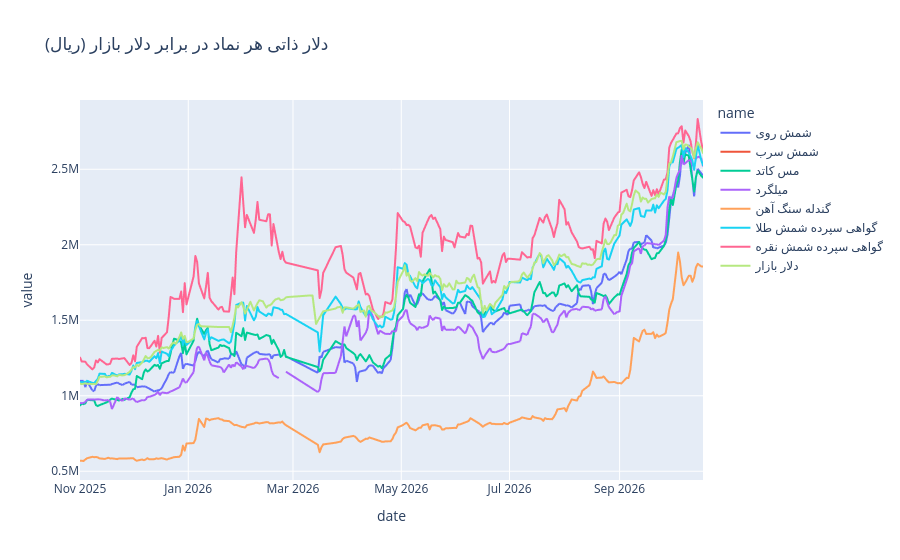
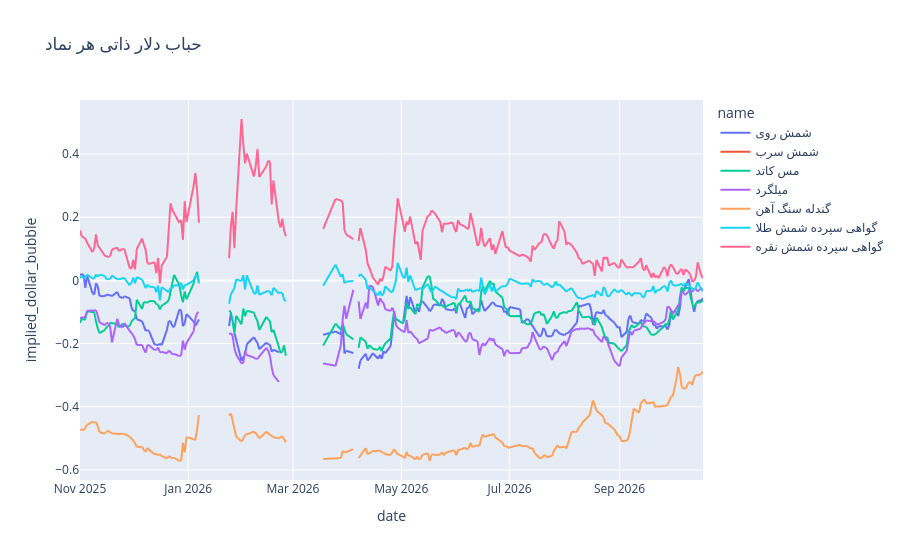

The notebook cell these images were saved under, in order:
### Code cell
import numpy as np

panel["implied_dollar"] = panel["mabna_close_price"] / (panel["global_price"] * panel["global_units_per_cert"])
panel["implied_dollar_bubble"] = (panel["implied_dollar"] / panel["dollar"]) - 1

# ---- بررسی سلامت واحد/مرجع ----
# دلار ذاتی باید هممرتبه با دلار بازار باشد (نسبت ≈ ۱). نسبت خیلی کم یا زیاد یعنی خطای واحد/ضریب
# (مثلاً گواهی طلا ۰٫۱ گرم است و اگر ۱ گرم فرض شود نسبت ≈ ۰٫۱ میشود) یا مرجع جهانی نامناسب (مثل HRC برای میلگرد).
_ok = panel.dropna(subset=["implied_dollar", "dollar"]).sort_values("date")
sanity = (_ok.assign(ratio=_ok["implied_dollar"] / _ok["dollar"])
          .groupby("name")
          .agg(rows=("ratio", "size"), median_ratio=("ratio", "median"), last_ratio=("ratio", "last"),
               last_implied=("implied_dollar", "last"), last_market=("dollar", "last"))
          .round(2))
sanity["flag"] = np.where((sanity["median_ratio"] < 0.4) | (sanity["median_ratio"] > 2.5), "⚠ واحد/مرجع را چک کن", "")
display(sanity)


def _show(fig, name):
    try:
        fig.show()
    except ValueError as e:          # nbformat نصب نیست
        fig.write_html(f"{name}.html"); print(f"نمودار در {name}.html ذخیره شد:", e)


# دلار ذاتی هر نماد در کنار دلار بازار (ریال)
_lines = pd.concat([
    panel[["date", "name", "implied_dollar"]].rename(columns={"implied_dollar": "value"}),
    dollar.assign(name="دلار بازار").rename(columns={"dollar": "value"})[["date", "name", "value"]],
])
_show(px.line(_lines, x="date", y="value", color="name", title="دلار ذاتی هر نماد در برابر دلار بازار (ریال)"), "implied_dollar")
_show(px.line(panel, x="date", y="implied_dollar_bubble", color="name", title="حباب دلار ذاتی هر نماد"), "implied_dollar_bubble")

### Figure 1 — Plotly figure (JSON) as saved in the notebook; plotly's stock layout.template omitted (floating-point values rounded to 4 significant figures; data arrays with more than 128 entries replaced by an {"elided": "..."} marker saying what was removed)
{"data": [{"hovertemplate": "name=شمش روی<br>date=%{x}<br>value=%{y}<extra></extra>", "legendgroup": "شمش روی", "line": {"color": "#636efa", "dash": "solid"}, "marker": {"symbol": "circle"}, "mode": "lines", "name": "شمش روی", "showlegend": true, "type": "scattergl", "x": {"elided": "225 str values"}, "xaxis": "x", "y": {"elided": "225 float values"}, "yaxis": "y"}, {"hovertemplate": "name=شمش سرب<br>date=%{x}<br>value=%{y}<extra></extra>", "legendgroup": "شمش سرب", "line": {"color": "#EF553B", "dash": "solid"}, "marker": {"symbol": "circle"}, "mode": "lines", "name": "شمش سرب", "showlegend": true, "type": "scattergl", "x": ["2026-07-11T00:00:00.000000000", "2026-07-12T00:00:00.000000000", "2026-07-13T00:00:00.000000000", "2026-07-14T00:00:00.000000000", "2026-07-15T00:00:00.000000000", "2026-07-18T00:00:00.000000000", "2026-07-19T00:00:00.000000000", "2026-07-20T00:00:00.000000000", "2026-07-21T00:00:00.000000000", "2026-07-22T00:00:00.000000000", "2026-07-25T00:00:00.000000000", "2026-07-26T00:00:00.000000000", "2026-07-27T00:00:00.000000000", "2026-07-28T00:00:00.000000000", "2026-07-29T00:00:00.000000000", "2026-08-01T00:00:00.000000000", "2026-08-02T00:00:00.000000000", "2026-08-03T00:00:00.000000000", "2026-08-05T00:00:00.000000000", "2026-08-08T00:00:00.000000000", "2026-08-09T00:00:00.000000000", "2026-08-10T00:00:00.000000000", "2026-08-11T00:00:00.000000000", "2026-08-15T00:00:00.000000000", "2026-08-16T00:00:00.000000000", "2026-08-17T00:00:00.000000000", "2026-08-18T00:00:00.000000000", "2026-08-19T00:00:00.000000000", "2026-08-22T00:00:00.000000000", "2026-08-23T00:00:00.000000000", "2026-08-24T00:00:00.000000000", "2026-08-25T00:00:00.000000000", "2026-08-26T00:00:00.000000000", "2026-08-29T00:00:00.000000000", "2026-08-31T00:00:00.000000000", "2026-09-01T00:00:00.000000000", "2026-09-02T00:00:00.000000000", "2026-09-05T00:00:00.000000000", "2026-09-06T00:00:00.000000000", "2026-09-07T00:00:00.000000000", "2026-09-08T00:00:00.000000000", "2026-09-09T00:00:00.000000000", "2026-09-12T00:00:00.000000000", "2026-09-13T00:00:00.000000000", "2026-09-14T00:00:00.000000000", "2026-09-15T00:00:00.000000000", "2026-09-16T00:00:00.000000000", "2026-09-19T00:00:00.000000000", "2026-09-20T00:00:00.000000000", "2026-09-21T00:00:00.000000000", "2026-09-22T00:00:00.000000000", "2026-09-23T00:00:00.000000000", "2026-09-26T00:00:00.000000000", "2026-09-27T00:00:00.000000000", "2026-09-28T00:00:00.000000000", "2026-09-29T00:00:00.000000000", "2026-09-30T00:00:00.000000000", "2026-10-01T00:00:00.000000000", "2026-10-03T00:00:00.000000000", "2026-10-04T00:00:00.000000000", "2026-10-05T00:00:00.000000000", "2026-10-06T00:00:00.000000000", "2026-10-07T00:00:00.000000000", "2026-10-08T00:00:00.000000000", "2026-10-10T00:00:00.000000000", "2026-10-11T00:00:00.000000000", "2026-10-12T00:00:00.000000000", "2026-10-13T00:00:00.000000000", "2026-10-14T00:00:00.000000000", "2026-10-15T00:00:00.000000000", "2026-10-17T00:00:00.000000000", "2026-10-18T00:00:00.000000000"], "xaxis": "x", "y": [NaN, NaN, NaN, NaN, NaN, NaN, NaN, NaN, NaN, NaN, NaN, NaN, NaN, NaN, NaN, NaN, NaN, NaN, NaN, NaN, NaN, NaN, NaN, NaN, NaN, NaN, NaN, NaN, NaN, NaN, NaN, NaN, NaN, NaN, NaN, NaN, NaN, NaN, NaN, NaN, NaN, NaN, NaN, NaN, NaN, NaN, NaN, NaN, NaN, NaN, NaN, NaN, NaN, NaN, NaN, NaN, NaN, NaN, NaN, NaN, NaN, NaN, NaN, NaN, NaN, NaN, NaN, NaN, NaN, NaN, NaN, NaN], "yaxis": "y"}, {"hovertemplate": "name=مس کاتد<br>date=%{x}<br>value=%{y}<extra></extra>", "legendgroup": "مس کاتد", "line": {"color": "#00cc96", "dash": "solid"}, "marker": {"symbol": "circle"}, "mode": "lines", "name": "مس کاتد", "showlegend": true, "type": "scattergl", "x": {"elided": "225 str values"}, "xaxis": "x", "y": {"elided": "225 float values"}, "yaxis": "y"}, {"hovertemplate": "name=میلگرد<br>date=%{x}<br>value=%{y}<extra></extra>", "legendgroup": "میلگرد", "line": {"color": "#ab63fa", "dash": "solid"}, "marker": {"symbol": "circle"}, "mode": "lines", "name": "میلگرد", "showlegend": true, "type": "scattergl", "x": {"elided": "225 str values"}, "xaxis": "x", "y": {"elided": "225 float values"}, "yaxis": "y"}, {"hovertemplate": "name=گندله سنگ آهن<br>date=%{x}<br>value=%{y}<extra></extra>", "legendgroup": "گندله سنگ آهن", "line": {"color": "#FFA15A", "dash": "solid"}, "marker": {"symbol": "circle"}, "mode": "lines", "name": "گندله سنگ آهن", "showlegend": true, "type": "scattergl", "x": {"elided": "225 str values"}, "xaxis": "x", "y": {"elided": "225 float values"}, "yaxis": "y"}, {"hovertemplate": "name=گواهی سپرده شمش طلا<br>date=%{x}<br>value=%{y}<extra></extra>", "legendgroup": "گواهی سپرده شمش طلا", "line": {"color": "#19d3f3", "dash": "solid"}, "marker": {"symbol": "circle"}, "mode": "lines", "name": "گواهی سپرده شمش طلا", "showlegend": true, "type": "scattergl", "x": {"elided": "225 str values"}, "xaxis": "x", "y": {"elided": "225 float values"}, "yaxis": "y"}, {"hovertemplate": "name=گواهی سپرده شمش نقره<br>date=%{x}<br>value=%{y}<extra></extra>", "legendgroup": "گواهی سپرده شمش نقره", "line": {"color": "#FF6692", "dash": "solid"}, "marker": {"symbol": "circle"}, "mode": "lines", "name": "گواهی سپرده شمش نقره", "showlegend": true, "type": "scattergl", "x": {"elided": "225 str values"}, "xaxis": "x", "y": {"elided": "225 float values"}, "yaxis": "y"}, {"hovertemplate": "name=دلار بازار<br>date=%{x}<br>value=%{y}<extra></extra>", "legendgroup": "دلار بازار", "line": {"color": "#B6E880", "dash": "solid"}, "marker": {"symbol": "circle"}, "mode": "lines", "name": "دلار بازار", "showlegend": true, "type": "scattergl", "x": {"elided": "268 str values"}, "xaxis": "x", "y": {"elided": "268 float values"}, "yaxis": "y"}], "layout": {"legend": {"title": {"text": "name"}, "tracegroupgap": 0}, "title": {"text": "دلار ذاتی هر نماد در برابر دلار بازار (ریال)"}, "xaxis": {"anchor": "y", "domain": [0, 1], "title": {"text": "date"}}, "yaxis": {"anchor": "x", "domain": [0, 1], "title": {"text": "value"}}}}

### Figure 2 — Plotly figure (JSON) as saved in the notebook; plotly's stock layout.template omitted (floating-point values rounded to 4 significant figures; data arrays with more than 128 entries replaced by an {"elided": "..."} marker saying what was removed)
{"data": [{"hovertemplate": "name=شمش روی<br>date=%{x}<br>implied_dollar_bubble=%{y}<extra></extra>", "legendgroup": "شمش روی", "line": {"color": "#636efa", "dash": "solid"}, "marker": {"symbol": "circle"}, "mode": "lines", "name": "شمش روی", "showlegend": true, "type": "scattergl", "x": {"elided": "225 str values"}, "xaxis": "x", "y": {"elided": "225 float values"}, "yaxis": "y"}, {"hovertemplate": "name=شمش سرب<br>date=%{x}<br>implied_dollar_bubble=%{y}<extra></extra>", "legendgroup": "شمش سرب", "line": {"color": "#EF553B", "dash": "solid"}, "marker": {"symbol": "circle"}, "mode": "lines", "name": "شمش سرب", "showlegend": true, "type": "scattergl", "x": ["2026-07-11T00:00:00.000000000", "2026-07-12T00:00:00.000000000", "2026-07-13T00:00:00.000000000", "2026-07-14T00:00:00.000000000", "2026-07-15T00:00:00.000000000", "2026-07-18T00:00:00.000000000", "2026-07-19T00:00:00.000000000", "2026-07-20T00:00:00.000000000", "2026-07-21T00:00:00.000000000", "2026-07-22T00:00:00.000000000", "2026-07-25T00:00:00.000000000", "2026-07-26T00:00:00.000000000", "2026-07-27T00:00:00.000000000", "2026-07-28T00:00:00.000000000", "2026-07-29T00:00:00.000000000", "2026-08-01T00:00:00.000000000", "2026-08-02T00:00:00.000000000", "2026-08-03T00:00:00.000000000", "2026-08-05T00:00:00.000000000", "2026-08-08T00:00:00.000000000", "2026-08-09T00:00:00.000000000", "2026-08-10T00:00:00.000000000", "2026-08-11T00:00:00.000000000", "2026-08-15T00:00:00.000000000", "2026-08-16T00:00:00.000000000", "2026-08-17T00:00:00.000000000", "2026-08-18T00:00:00.000000000", "2026-08-19T00:00:00.000000000", "2026-08-22T00:00:00.000000000", "2026-08-23T00:00:00.000000000", "2026-08-24T00:00:00.000000000", "2026-08-25T00:00:00.000000000", "2026-08-26T00:00:00.000000000", "2026-08-29T00:00:00.000000000", "2026-08-31T00:00:00.000000000", "2026-09-01T00:00:00.000000000", "2026-09-02T00:00:00.000000000", "2026-09-05T00:00:00.000000000", "2026-09-06T00:00:00.000000000", "2026-09-07T00:00:00.000000000", "2026-09-08T00:00:00.000000000", "2026-09-09T00:00:00.000000000", "2026-09-12T00:00:00.000000000", "2026-09-13T00:00:00.000000000", "2026-09-14T00:00:00.000000000", "2026-09-15T00:00:00.000000000", "2026-09-16T00:00:00.000000000", "2026-09-19T00:00:00.000000000", "2026-09-20T00:00:00.000000000", "2026-09-21T00:00:00.000000000", "2026-09-22T00:00:00.000000000", "2026-09-23T00:00:00.000000000", "2026-09-26T00:00:00.000000000", "2026-09-27T00:00:00.000000000", "2026-09-28T00:00:00.000000000", "2026-09-29T00:00:00.000000000", "2026-09-30T00:00:00.000000000", "2026-10-01T00:00:00.000000000", "2026-10-03T00:00:00.000000000", "2026-10-04T00:00:00.000000000", "2026-10-05T00:00:00.000000000", "2026-10-06T00:00:00.000000000", "2026-10-07T00:00:00.000000000", "2026-10-08T00:00:00.000000000", "2026-10-10T00:00:00.000000000", "2026-10-11T00:00:00.000000000", "2026-10-12T00:00:00.000000000", "2026-10-13T00:00:00.000000000", "2026-10-14T00:00:00.000000000", "2026-10-15T00:00:00.000000000", "2026-10-17T00:00:00.000000000", "2026-10-18T00:00:00.000000000"], "xaxis": "x", "y": [NaN, NaN, NaN, NaN, NaN, NaN, NaN, NaN, NaN, NaN, NaN, NaN, NaN, NaN, NaN, NaN, NaN, NaN, NaN, NaN, NaN, NaN, NaN, NaN, NaN, NaN, NaN, NaN, NaN, NaN, NaN, NaN, NaN, NaN, NaN, NaN, NaN, NaN, NaN, NaN, NaN, NaN, NaN, NaN, NaN, NaN, NaN, NaN, NaN, NaN, NaN, NaN, NaN, NaN, NaN, NaN, NaN, NaN, NaN, NaN, NaN, NaN, NaN, NaN, NaN, NaN, NaN, NaN, NaN, NaN, NaN, NaN], "yaxis": "y"}, {"hovertemplate": "name=مس کاتد<br>date=%{x}<br>implied_dollar_bubble=%{y}<extra></extra>", "legendgroup": "مس کاتد", "line": {"color": "#00cc96", "dash": "solid"}, "marker": {"symbol": "circle"}, "mode": "lines", "name": "مس کاتد", "showlegend": true, "type": "scattergl", "x": {"elided": "225 str values"}, "xaxis": "x", "y": {"elided": "225 float values"}, "yaxis": "y"}, {"hovertemplate": "name=میلگرد<br>date=%{x}<br>implied_dollar_bubble=%{y}<extra></extra>", "legendgroup": "میلگرد", "line": {"color": "#ab63fa", "dash": "solid"}, "marker": {"symbol": "circle"}, "mode": "lines", "name": "میلگرد", "showlegend": true, "type": "scattergl", "x": {"elided": "225 str values"}, "xaxis": "x", "y": {"elided": "225 float values"}, "yaxis": "y"}, {"hovertemplate": "name=گندله سنگ آهن<br>date=%{x}<br>implied_dollar_bubble=%{y}<extra></extra>", "legendgroup": "گندله سنگ آهن", "line": {"color": "#FFA15A", "dash": "solid"}, "marker": {"symbol": "circle"}, "mode": "lines", "name": "گندله سنگ آهن", "showlegend": true, "type": "scattergl", "x": {"elided": "225 str values"}, "xaxis": "x", "y": {"elided": "225 float values"}, "yaxis": "y"}, {"hovertemplate": "name=گواهی سپرده شمش طلا<br>date=%{x}<br>implied_dollar_bubble=%{y}<extra></extra>", "legendgroup": "گواهی سپرده شمش طلا", "line": {"color": "#19d3f3", "dash": "solid"}, "marker": {"symbol": "circle"}, "mode": "lines", "name": "گواهی سپرده شمش طلا", "showlegend": true, "type": "scattergl", "x": {"elided": "225 str values"}, "xaxis": "x", "y": {"elided": "225 float values"}, "yaxis": "y"}, {"hovertemplate": "name=گواهی سپرده شمش نقره<br>date=%{x}<br>implied_dollar_bubble=%{y}<extra></extra>", "legendgroup": "گواهی سپرده شمش نقره", "line": {"color": "#FF6692", "dash": "solid"}, "marker": {"symbol": "circle"}, "mode": "lines", "name": "گواهی سپرده شمش نقره", "showlegend": true, "type": "scattergl", "x": {"elided": "225 str values"}, "xaxis": "x", "y": {"elided": "225 float values"}, "yaxis": "y"}], "layout": {"legend": {"title": {"text": "name"}, "tracegroupgap": 0}, "title": {"text": "حباب دلار ذاتی هر نماد"}, "xaxis": {"anchor": "y", "domain": [0, 1], "title": {"text": "date"}}, "yaxis": {"anchor": "x", "domain": [0, 1], "title": {"text": "implied_dollar_bubble"}}}}
